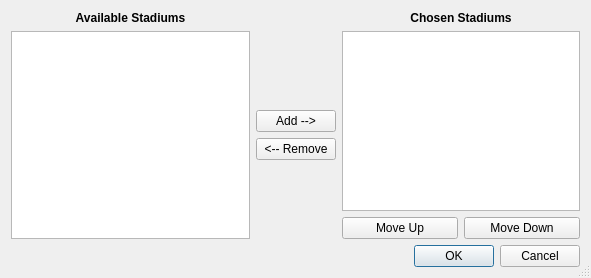
<?xml version="1.0" encoding="UTF-8"?>
<ui version="4.0">
 <class>CustomTripPlanner</class>
 <widget class="QDialog" name="CustomTripPlanner">
  <property name="geometry">
   <rect>
    <x>0</x>
    <y>0</y>
    <width>591</width>
    <height>278</height>
   </rect>
  </property>
  <property name="sizePolicy">
   <sizepolicy hsizetype="Expanding" vsizetype="Expanding">
    <horstretch>0</horstretch>
    <verstretch>0</verstretch>
   </sizepolicy>
  </property>
  <property name="windowTitle">
   <string>Plan Custom Trip</string>
  </property>
  <property name="sizeGripEnabled">
   <bool>true</bool>
  </property>
  <layout class="QGridLayout" name="gridLayout">
   <item row="1" column="8">
    <layout class="QGridLayout" name="rightGridLayout">
     <item row="2" column="0" rowspan="2">
      <layout class="QHBoxLayout" name="rightGridHorizontalLayout">
       <property name="topMargin">
        <number>0</number>
       </property>
       <item>
        <widget class="QPushButton" name="moveUpButton">
         <property name="text">
          <string>Move Up</string>
         </property>
        </widget>
       </item>
       <item>
        <widget class="QPushButton" name="moveDownButton">
         <property name="text">
          <string>Move Down</string>
         </property>
        </widget>
       </item>
      </layout>
     </item>
     <item row="0" column="0">
      <widget class="QListView" name="chosenStadiums">
       <property name="sizePolicy">
        <sizepolicy hsizetype="Expanding" vsizetype="Expanding">
         <horstretch>0</horstretch>
         <verstretch>0</verstretch>
        </sizepolicy>
       </property>
       <property name="horizontalScrollBarPolicy">
        <enum>Qt::ScrollBarAsNeeded</enum>
       </property>
       <property name="sizeAdjustPolicy">
        <enum>QAbstractScrollArea::AdjustToContents</enum>
       </property>
       <property name="editTriggers">
        <set>QAbstractItemView::NoEditTriggers</set>
       </property>
       <property name="showDropIndicator" stdset="0">
        <bool>false</bool>
       </property>
       <property name="dragEnabled">
        <bool>false</bool>
       </property>
       <property name="dragDropMode">
        <enum>QAbstractItemView::NoDragDrop</enum>
       </property>
       <property name="defaultDropAction">
        <enum>Qt::IgnoreAction</enum>
       </property>
       <property name="resizeMode">
        <enum>QListView::Adjust</enum>
       </property>
      </widget>
     </item>
    </layout>
   </item>
   <item row="0" column="8">
    <widget class="QLabel" name="chosenStadiumsLabel">
     <property name="font">
      <font>
       <weight>75</weight>
       <bold>true</bold>
      </font>
     </property>
     <property name="text">
      <string>Chosen Stadiums</string>
     </property>
     <property name="textFormat">
      <enum>Qt::AutoText</enum>
     </property>
     <property name="scaledContents">
      <bool>false</bool>
     </property>
     <property name="alignment">
      <set>Qt::AlignCenter</set>
     </property>
    </widget>
   </item>
   <item row="0" column="0">
    <widget class="QLabel" name="availableStadiumsLabel">
     <property name="font">
      <font>
       <weight>75</weight>
       <bold>true</bold>
      </font>
     </property>
     <property name="text">
      <string>Available Stadiums</string>
     </property>
     <property name="alignment">
      <set>Qt::AlignCenter</set>
     </property>
    </widget>
   </item>
   <item row="1" column="0">
    <widget class="QListView" name="availableStadiums">
     <property name="sizePolicy">
      <sizepolicy hsizetype="Expanding" vsizetype="Expanding">
       <horstretch>0</horstretch>
       <verstretch>0</verstretch>
      </sizepolicy>
     </property>
     <property name="horizontalScrollBarPolicy">
      <enum>Qt::ScrollBarAsNeeded</enum>
     </property>
     <property name="sizeAdjustPolicy">
      <enum>QAbstractScrollArea::AdjustToContents</enum>
     </property>
     <property name="editTriggers">
      <set>QAbstractItemView::NoEditTriggers</set>
     </property>
     <property name="showDropIndicator" stdset="0">
      <bool>false</bool>
     </property>
     <property name="dragEnabled">
      <bool>false</bool>
     </property>
     <property name="dragDropMode">
      <enum>QAbstractItemView::NoDragDrop</enum>
     </property>
     <property name="defaultDropAction">
      <enum>Qt::IgnoreAction</enum>
     </property>
     <property name="resizeMode">
      <enum>QListView::Adjust</enum>
     </property>
    </widget>
   </item>
   <item row="1" column="1" colspan="7">
    <layout class="QVBoxLayout" name="verticalLayout">
     <item>
      <spacer name="topButtonSpacer">
       <property name="orientation">
        <enum>Qt::Vertical</enum>
       </property>
       <property name="sizeHint" stdset="0">
        <size>
         <width>20</width>
         <height>40</height>
        </size>
       </property>
      </spacer>
     </item>
     <item>
      <widget class="QPushButton" name="addButton">
       <property name="text">
        <string>Add --&gt;</string>
       </property>
      </widget>
     </item>
     <item>
      <widget class="QPushButton" name="removeButton">
       <property name="text">
        <string>&lt;-- Remove</string>
       </property>
      </widget>
     </item>
     <item>
      <spacer name="bottomButtonSpacer">
       <property name="orientation">
        <enum>Qt::Vertical</enum>
       </property>
       <property name="sizeHint" stdset="0">
        <size>
         <width>20</width>
         <height>40</height>
        </size>
       </property>
      </spacer>
     </item>
    </layout>
   </item>
   <item row="5" column="0" colspan="9">
    <widget class="QDialogButtonBox" name="buttons">
     <property name="layoutDirection">
      <enum>Qt::LeftToRight</enum>
     </property>
     <property name="orientation">
      <enum>Qt::Horizontal</enum>
     </property>
     <property name="standardButtons">
      <set>QDialogButtonBox::Cancel|QDialogButtonBox::Ok</set>
     </property>
    </widget>
   </item>
  </layout>
 </widget>
 <resources/>
 <connections>
  <connection>
   <sender>buttons</sender>
   <signal>accepted()</signal>
   <receiver>CustomTripPlanner</receiver>
   <slot>accept()</slot>
   <hints>
    <hint type="sourcelabel">
     <x>248</x>
     <y>254</y>
    </hint>
    <hint type="destinationlabel">
     <x>157</x>
     <y>274</y>
    </hint>
   </hints>
  </connection>
  <connection>
   <sender>buttons</sender>
   <signal>rejected()</signal>
   <receiver>CustomTripPlanner</receiver>
   <slot>reject()</slot>
   <hints>
    <hint type="sourcelabel">
     <x>316</x>
     <y>260</y>
    </hint>
    <hint type="destinationlabel">
     <x>286</x>
     <y>274</y>
    </hint>
   </hints>
  </connection>
 </connections>
</ui>
